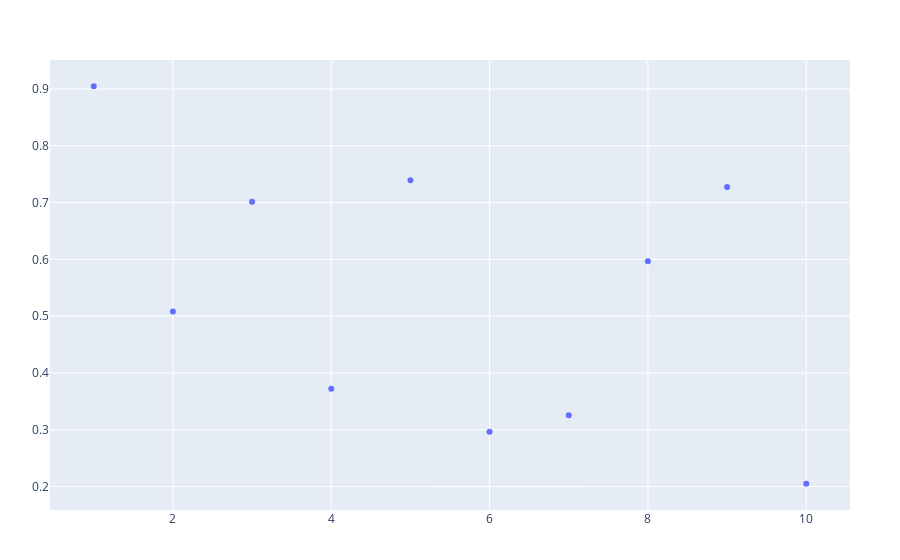

Notebook cell for this chart:
### Code cell
PlotlyJS.plot(scatter(x=1:10, y=rand(10), mode="markers"))

### Figure 1 — Plotly figure (JSON) as saved in the notebook; plotly's stock layout.template omitted (floating-point values rounded to 4 significant figures)
{"data": [{"mode": "markers", "type": "scatter", "x": [1, 2, 3, 4, 5, 6, 7, 8, 9, 10], "y": [0.9049, 0.508, 0.7016, 0.3722, 0.7392, 0.2963, 0.3257, 0.5965, 0.7276, 0.2049]}], "layout": {"margin": {"b": 50, "l": 50, "r": 50, "t": 60}}}
